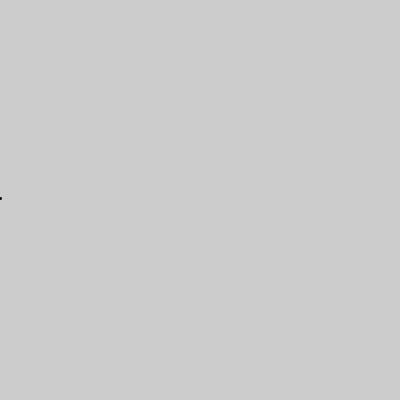
Frame 1 (no input)
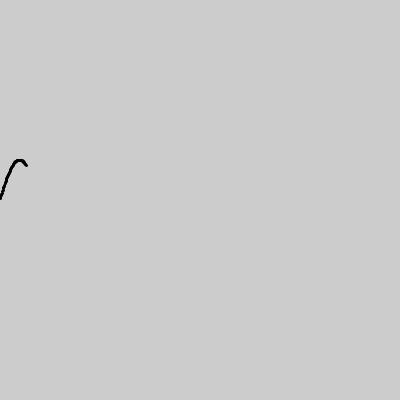
Frame 60 (the mouse pressed at the canvas centre just before this capture)
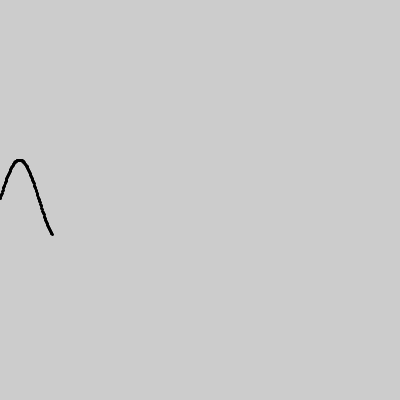
Frame 120 (the mouse held since frame 60 and released just before this capture)

The Processing sketch that drew these frames (run headless with seeded random() and noise(); from frame 60 on, the mouse is pressed at the canvas centre):

// Processing sketch: sine_wave
// ── sine_wave.pde
float x , y;
void setup()
{
  size(400,400);
  strokeWeight(3);
}
void draw()
{
  translate(0,200);
  x = x +PI/3600;
  y = 40*sin(40*x + PI);

  point(x*500,y);
  
  
}
